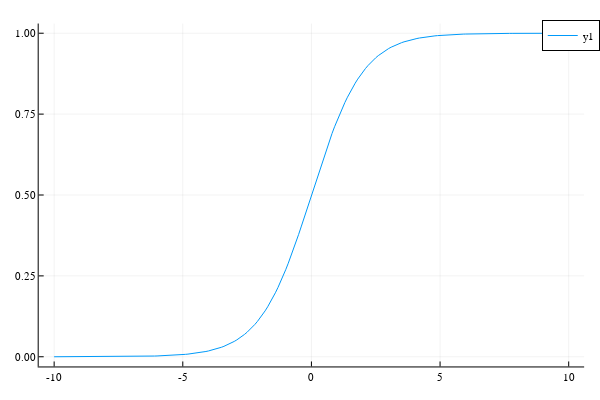

Source (notebook cell):
### Markdown cell above
#### Logistic Regression ####
Let's briefly discuss logistic regression. Logistic Regression outputs values bounded by 0 & 1, and hence we can directly interpret them as probabilities. It relies on the inverse logit function

$$P(t)= \text{logit}^{-1}(t) = \frac{1}{1+e^{-t}} = \frac{e^{t}}{1+e^{t}}.$$

We can see that it maps t from $\mathbb R$ to $[0,1]$, but let's plot it to see the shape.

### Code cell
using Plots
plotly()
Plots.PlotlyBackend()
t = -10:0.1:10;
y = 1 ./(1 .+ exp.(.-t));
plot(t,y)

### Figure 1 — Plotly figure (JSON) as saved in the notebook; plotly's stock layout.template omitted (floating-point values rounded to 4 significant figures; data arrays with more than 128 entries replaced by an {"elided": "..."} marker saying what was removed)
{"data": [{"colorbar": {"title": ""}, "legendgroup": "y1", "line": {"color": "rgba(0, 154, 250, 1.000)", "dash": "solid", "shape": "linear", "width": 1}, "mode": "lines", "name": "y1", "showlegend": true, "type": "scatter", "x": {"elided": "201 float values"}, "xaxis": "x1", "y": {"elided": "201 float values"}, "yaxis": "y1", "zmax": null, "zmin": null}], "layout": {"annotations": [], "height": 400, "legend": {"bgcolor": "rgba(255, 255, 255, 1.000)", "bordercolor": "rgba(0, 0, 0, 1.000)", "borderwidth": 1, "font": {"color": "rgba(0, 0, 0, 1.000)", "family": "sans-serif", "size": 11}, "tracegroupgap": 0, "traceorder": "normal", "x": 1.02, "xanchor": "auto", "y": 1, "yanchor": "auto"}, "margin": {"b": 20, "l": 0, "r": 0, "t": 20}, "paper_bgcolor": "rgba(255, 255, 255, 1.000)", "plot_bgcolor": "rgba(255, 255, 255, 1.000)", "showlegend": true, "width": 600, "xaxis": {"anchor": "y1", "domain": [0.06582, 0.9934], "gridcolor": "rgba(0, 0, 0, 0.100)", "gridwidth": 0.5, "linecolor": "rgba(0, 0, 0, 1.000)", "mirror": false, "range": [-10.6, 10.6], "showgrid": true, "showline": true, "showticklabels": true, "tickangle": 0, "tickcolor": "rgb(0, 0, 0)", "tickfont": {"color": "rgba(0, 0, 0, 1.000)", "family": "sans-serif", "size": 11}, "tickmode": "array", "ticks": "inside", "ticktext": ["-10", "-5", "0", "5", "10"], "tickvals": [-10, -5, 0, 5, 10], "title": "", "titlefont": {"color": "rgba(0, 0, 0, 1.000)", "family": "sans-serif", "size": 15}, "type": "-", "visible": true, "zeroline": false, "zerolinecolor": "rgba(0, 0, 0, 1.000)"}, "yaxis": {"anchor": "x1", "domain": [0.03762, 0.9902], "gridcolor": "rgba(0, 0, 0, 0.100)", "gridwidth": 0.5, "linecolor": "rgba(0, 0, 0, 1.000)", "mirror": false, "range": [-0.02995, 1.03], "showgrid": true, "showline": true, "showticklabels": true, "tickangle": 0, "tickcolor": "rgb(0, 0, 0)", "tickfont": {"color": "rgba(0, 0, 0, 1.000)", "family": "sans-serif", "size": 11}, "tickmode": "array", "ticks": "inside", "ticktext": ["0.00", "0.25", "0.50", "0.75", "1.00"], "tickvals": [0, 0.25, 0.5, 0.75, 1], "title": "", "titlefont": {"color": "rgba(0, 0, 0, 1.000)", "family": "sans-serif", "size": 15}, "type": "-", "visible": true, "zeroline": false, "zerolinecolor": "rgba(0, 0, 0, 1.000)"}}}
